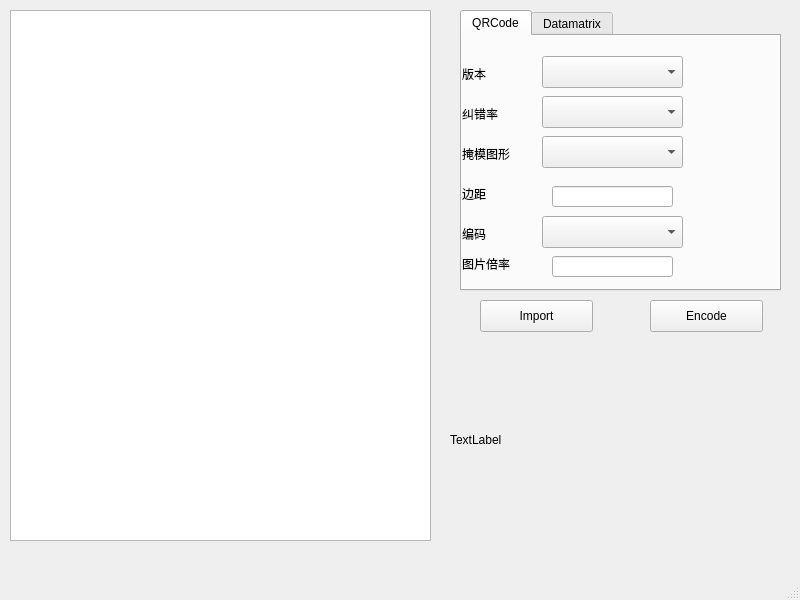
<?xml version="1.0" encoding="UTF-8"?>
<ui version="4.0">
 <class>MainWindow</class>
 <widget class="QMainWindow" name="MainWindow">
  <property name="geometry">
   <rect>
    <x>0</x>
    <y>0</y>
    <width>800</width>
    <height>600</height>
   </rect>
  </property>
  <property name="windowTitle">
   <string>MainWindow</string>
  </property>
  <widget class="QWidget" name="centralwidget">
   <widget class="QLabel" name="barcodeLabel">
    <property name="geometry">
     <rect>
      <x>450</x>
      <y>340</y>
      <width>200</width>
      <height>200</height>
     </rect>
    </property>
    <property name="text">
     <string>TextLabel</string>
    </property>
   </widget>
   <widget class="QPushButton" name="encodeButton">
    <property name="geometry">
     <rect>
      <x>650</x>
      <y>300</y>
      <width>113</width>
      <height>32</height>
     </rect>
    </property>
    <property name="text">
     <string>Encode</string>
    </property>
   </widget>
   <widget class="QTabWidget" name="tabWidget">
    <property name="geometry">
     <rect>
      <x>460</x>
      <y>10</y>
      <width>321</width>
      <height>281</height>
     </rect>
    </property>
    <property name="currentIndex">
     <number>0</number>
    </property>
    <widget class="QWidget" name="qrcodeTab">
     <attribute name="title">
      <string>QRCode</string>
     </attribute>
     <widget class="QComboBox" name="qrcodeVersionComboBox">
      <property name="geometry">
       <rect>
        <x>80</x>
        <y>20</y>
        <width>141</width>
        <height>32</height>
       </rect>
      </property>
     </widget>
     <widget class="QComboBox" name="qrcodeEccComboBox">
      <property name="geometry">
       <rect>
        <x>80</x>
        <y>60</y>
        <width>141</width>
        <height>32</height>
       </rect>
      </property>
     </widget>
     <widget class="QLabel" name="label">
      <property name="geometry">
       <rect>
        <x>0</x>
        <y>30</y>
        <width>60</width>
        <height>16</height>
       </rect>
      </property>
      <property name="text">
       <string>版本</string>
      </property>
     </widget>
     <widget class="QLabel" name="label_2">
      <property name="geometry">
       <rect>
        <x>0</x>
        <y>70</y>
        <width>60</width>
        <height>16</height>
       </rect>
      </property>
      <property name="text">
       <string>纠错率</string>
      </property>
     </widget>
     <widget class="QLabel" name="label_3">
      <property name="geometry">
       <rect>
        <x>0</x>
        <y>110</y>
        <width>60</width>
        <height>16</height>
       </rect>
      </property>
      <property name="text">
       <string>掩模图形</string>
      </property>
     </widget>
     <widget class="QComboBox" name="qrcodeMaskPatternComboBox">
      <property name="geometry">
       <rect>
        <x>80</x>
        <y>100</y>
        <width>141</width>
        <height>32</height>
       </rect>
      </property>
     </widget>
     <widget class="QLabel" name="label_4">
      <property name="geometry">
       <rect>
        <x>0</x>
        <y>150</y>
        <width>60</width>
        <height>16</height>
       </rect>
      </property>
      <property name="text">
       <string>边距</string>
      </property>
     </widget>
     <widget class="QLineEdit" name="qrcodeMarginLineEdit">
      <property name="geometry">
       <rect>
        <x>90</x>
        <y>150</y>
        <width>121</width>
        <height>21</height>
       </rect>
      </property>
     </widget>
     <widget class="QLabel" name="label_5">
      <property name="geometry">
       <rect>
        <x>0</x>
        <y>190</y>
        <width>60</width>
        <height>16</height>
       </rect>
      </property>
      <property name="text">
       <string>编码</string>
      </property>
     </widget>
     <widget class="QComboBox" name="qrcodeCharacterSetComboBox">
      <property name="geometry">
       <rect>
        <x>80</x>
        <y>180</y>
        <width>141</width>
        <height>32</height>
       </rect>
      </property>
     </widget>
     <widget class="QLabel" name="label_6">
      <property name="geometry">
       <rect>
        <x>0</x>
        <y>220</y>
        <width>60</width>
        <height>16</height>
       </rect>
      </property>
      <property name="text">
       <string>图片倍率</string>
      </property>
     </widget>
     <widget class="QLineEdit" name="qrcodeSizeFactorLineEdit">
      <property name="geometry">
       <rect>
        <x>90</x>
        <y>220</y>
        <width>121</width>
        <height>21</height>
       </rect>
      </property>
     </widget>
    </widget>
    <widget class="QWidget" name="datamatrixTab">
     <attribute name="title">
      <string>Datamatrix</string>
     </attribute>
    </widget>
   </widget>
   <widget class="QTextEdit" name="inputTextEdit">
    <property name="geometry">
     <rect>
      <x>10</x>
      <y>10</y>
      <width>421</width>
      <height>531</height>
     </rect>
    </property>
   </widget>
   <widget class="QPushButton" name="importButton">
    <property name="geometry">
     <rect>
      <x>480</x>
      <y>300</y>
      <width>113</width>
      <height>32</height>
     </rect>
    </property>
    <property name="text">
     <string>Import</string>
    </property>
   </widget>
   <widget class="QLabel" name="resultLabel">
    <property name="geometry">
     <rect>
      <x>679</x>
      <y>340</y>
      <width>101</width>
      <height>191</height>
     </rect>
    </property>
    <property name="text">
     <string/>
    </property>
   </widget>
  </widget>
  <widget class="QMenuBar" name="menubar">
   <property name="geometry">
    <rect>
     <x>0</x>
     <y>0</y>
     <width>800</width>
     <height>24</height>
    </rect>
   </property>
  </widget>
  <widget class="QStatusBar" name="statusbar"/>
 </widget>
 <resources/>
 <connections>
  <connection>
   <sender>encodeButton</sender>
   <signal>clicked()</signal>
   <receiver>MainWindow</receiver>
   <slot>encodeClicked()</slot>
   <hints>
    <hint type="sourcelabel">
     <x>626</x>
     <y>379</y>
    </hint>
    <hint type="destinationlabel">
     <x>399</x>
     <y>299</y>
    </hint>
   </hints>
  </connection>
 </connections>
 <slots>
  <slot>encodeClicked()</slot>
 </slots>
</ui>
